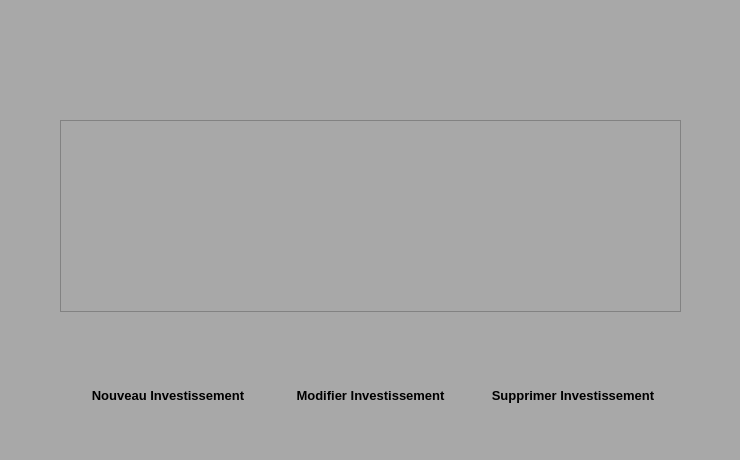
<?xml version="1.0" encoding="UTF-8"?>
<ui version="4.0">
 <class>Investissement</class>
 <widget class="QWidget" name="Investissement">
  <property name="geometry">
   <rect>
    <x>0</x>
    <y>0</y>
    <width>740</width>
    <height>460</height>
   </rect>
  </property>
  <property name="windowTitle">
   <string>Form</string>
  </property>
  <property name="styleSheet">
   <string notr="true">background-color:rgb(168, 168, 168);</string>
  </property>
  <widget class="QWidget" name="widget" native="true">
   <property name="geometry">
    <rect>
     <x>0</x>
     <y>0</y>
     <width>741</width>
     <height>531</height>
    </rect>
   </property>
   <widget class="QTableView" name="tableView">
    <property name="geometry">
     <rect>
      <x>60</x>
      <y>120</y>
      <width>621</width>
      <height>192</height>
     </rect>
    </property>
   </widget>
   <widget class="QLabel" name="label">
    <property name="geometry">
     <rect>
      <x>60</x>
      <y>40</y>
      <width>261</width>
      <height>31</height>
     </rect>
    </property>
    <property name="styleSheet">
     <string notr="true">border:rgb(168,168,168);</string>
    </property>
    <property name="text">
     <string/>
    </property>
    <property name="pixmap">
     <pixmap>ProjectRessources/ListeInvestissements2.png</pixmap>
    </property>
   </widget>
   <widget class="QWidget" name="horizontalLayoutWidget">
    <property name="geometry">
     <rect>
      <x>70</x>
      <y>370</y>
      <width>601</width>
      <height>51</height>
     </rect>
    </property>
    <layout class="QHBoxLayout" name="horizontalLayout">
     <item>
      <widget class="QPushButton" name="uiAjouter">
       <property name="font">
        <font>
         <family>Segoe UI</family>
         <pointsize>10</pointsize>
         <weight>75</weight>
         <bold>true</bold>
        </font>
       </property>
       <property name="styleSheet">
        <string notr="true">border:rgb(255, 255, 255)</string>
       </property>
       <property name="text">
        <string>Nouveau Investissement</string>
       </property>
       <property name="icon">
        <iconset>
         <normaloff>ProjectRessources/File-add-icon.png</normaloff>ProjectRessources/File-add-icon.png</iconset>
       </property>
       <property name="flat">
        <bool>true</bool>
       </property>
      </widget>
     </item>
     <item>
      <widget class="QPushButton" name="uiModifier">
       <property name="font">
        <font>
         <family>Segoe UI</family>
         <pointsize>10</pointsize>
         <weight>75</weight>
         <bold>true</bold>
        </font>
       </property>
       <property name="styleSheet">
        <string notr="true">border:rgb(255, 255, 255)</string>
       </property>
       <property name="text">
        <string>Modifier Investissement</string>
       </property>
       <property name="icon">
        <iconset>
         <normaloff>ProjectRessources/File-add-icon.png</normaloff>ProjectRessources/File-add-icon.png</iconset>
       </property>
       <property name="flat">
        <bool>true</bool>
       </property>
      </widget>
     </item>
     <item>
      <widget class="QPushButton" name="uiSupprimer">
       <property name="font">
        <font>
         <family>Segoe UI</family>
         <pointsize>10</pointsize>
         <weight>75</weight>
         <bold>true</bold>
        </font>
       </property>
       <property name="styleSheet">
        <string notr="true">border:rgb(255, 255, 255)</string>
       </property>
       <property name="text">
        <string>Supprimer Investissement</string>
       </property>
       <property name="icon">
        <iconset>
         <normaloff>ProjectRessources/Delete-icon.png</normaloff>ProjectRessources/Delete-icon.png</iconset>
       </property>
       <property name="flat">
        <bool>true</bool>
       </property>
      </widget>
     </item>
    </layout>
   </widget>
  </widget>
 </widget>
 <resources/>
 <connections/>
</ui>
